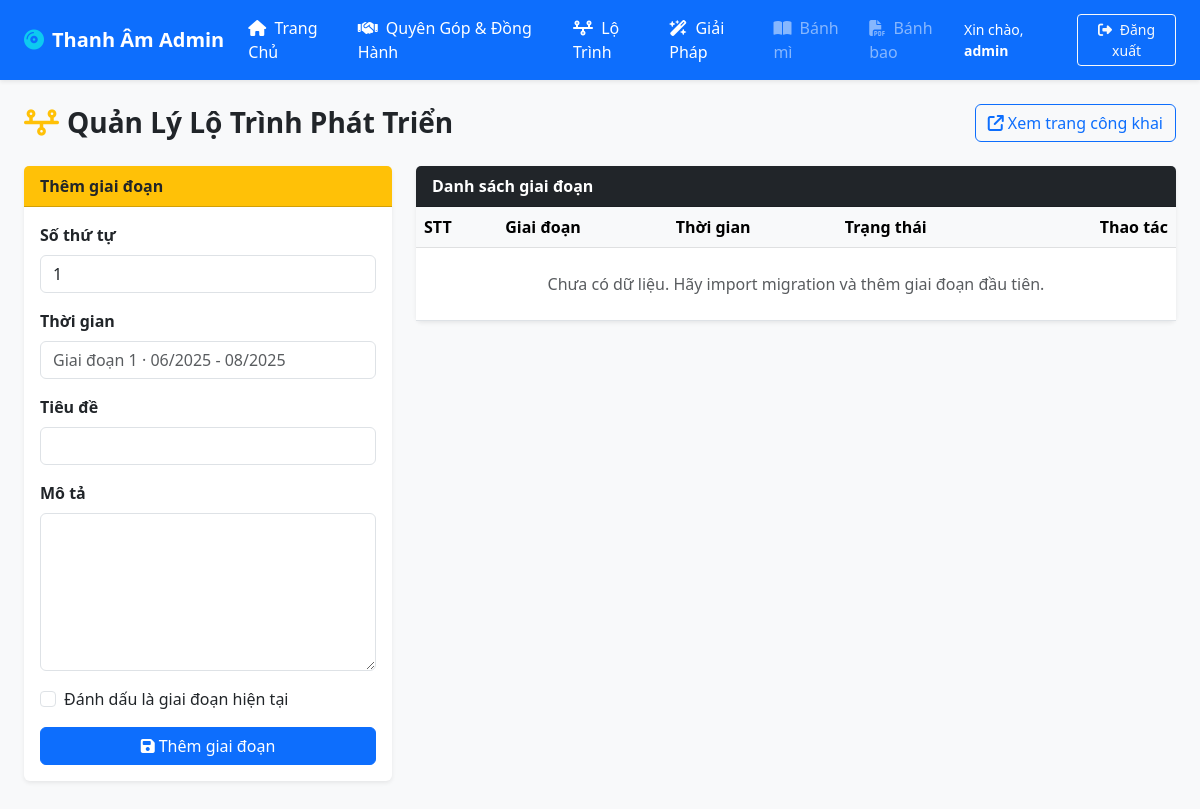
/admin/lo_trinh_phat_trien.php (signed in), run on an earlier commit of the app's database.
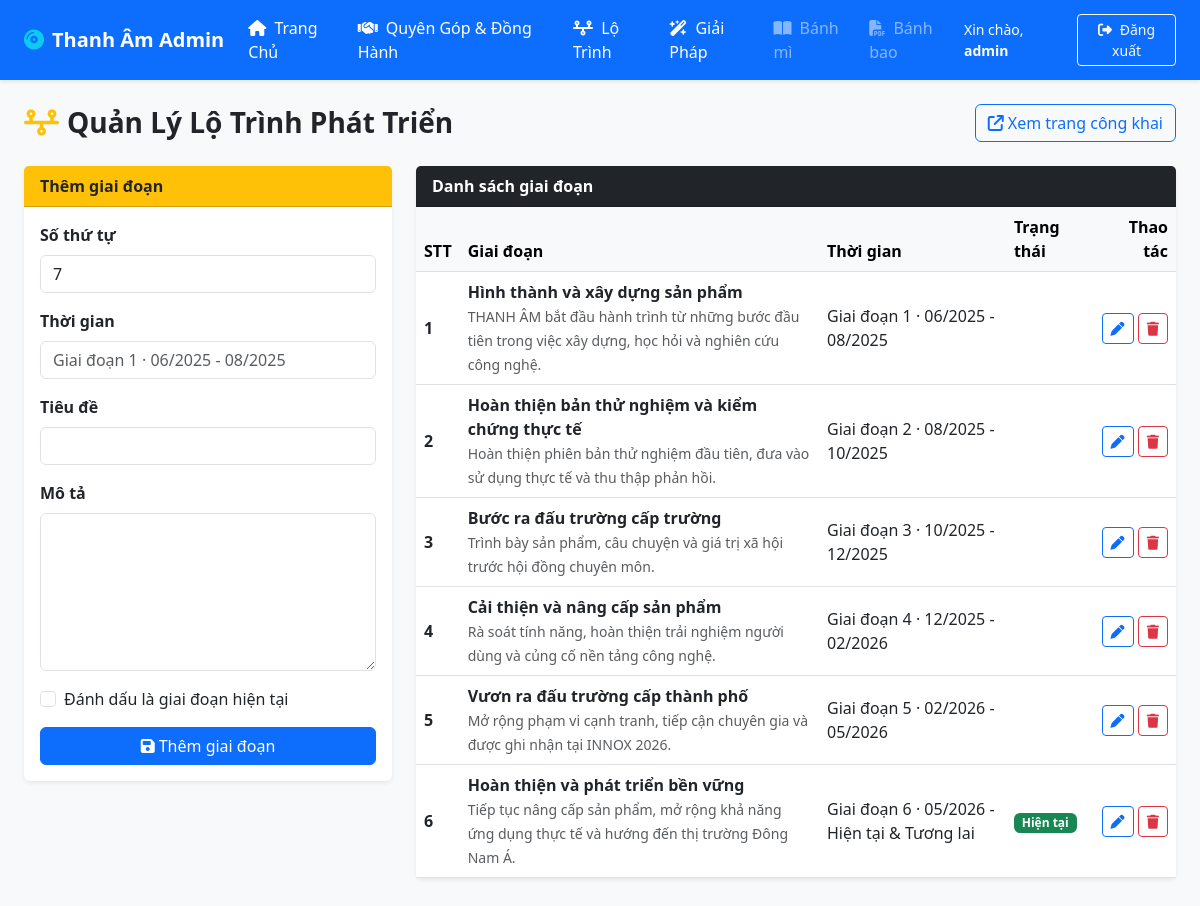
And on a later commit of the database.
### tables this page shows
CREATE TABLE IF NOT EXISTS `lo_trinh_phat_trien` (
  `id` int(11) NOT NULL AUTO_INCREMENT,
  `so_thu_tu` int(11) NOT NULL DEFAULT 1,
  `thoi_gian` varchar(100) NOT NULL,
  `tieu_de` varchar(255) NOT NULL,
  `mo_ta` text NOT NULL,
  `la_hien_tai` tinyint(1) NOT NULL DEFAULT 0,
  `ngay_tao` timestamp NOT NULL DEFAULT current_timestamp(),
  `ngay_cap_nhat` timestamp NOT NULL DEFAULT current_timestamp() ON UPDATE current_timestamp(),
  PRIMARY KEY (`id`),
  KEY `idx_lo_trinh_thu_tu` (`so_thu_tu`)
);

### admin/lo_trinh_phat_trien.php (the view, shortened to what this page needs)
<?php
require_once '../connect.php';
$edit_stage = null;
$stages = $pdo->query('SELECT * FROM lo_trinh_phat_trien ORDER BY so_thu_tu ASC, id ASC')->fetchAll(PDO::FETCH_ASSOC);
require_once 'header_admin.php';
?>
<div class="container-fluid px-4 pb-5">
    <div class="d-flex justify-content-between align-items-center mb-4 flex-wrap gap-2">
        <h1 class="h3 mb-0 text-gray-800 fw-bold"><i class="fa-solid fa-timeline me-2 text-warning"></i>Quản Lý Lộ Trình Phát Triển</h1>
        <a href="../pages/vethanham.php?tab=lichsu" target="_blank" class="btn btn-outline-primary"><i class="fa-solid fa-arrow-up-right-from-square me-1"></i>Xem trang công khai</a>
    </div>
    <div class="row g-4">
        <div class="col-lg-4">
            <div class="card shadow-sm border-0">
                <div class="card-header bg-warning fw-bold"><?= $edit_stage ? 'Sửa giai đoạn' : 'Thêm giai đoạn' ?></div>
                <div class="card-body">
                    <form method="post">
                        <div class="mb-3"><label class="form-label fw-semibold">Số thứ tự</label><input type="number" min="1" name="so_thu_tu" class="form-control" required value="<?= htmlspecialchars($edit_stage['so_thu_tu'] ?? (count($stages) + 1)) ?>"></div>
                        <div class="mb-3"><label class="form-label fw-semibold">Thời gian</label><input type="text" name="thoi_gian" class="form-control" required value="<?= htmlspecialchars($edit_stage['thoi_gian'] ?? '') ?>" placeholder="Giai đoạn 1 · 06/2025 - 08/2025"></div>
                        <div class="mb-3"><label class="form-label fw-semibold">Tiêu đề</label><input type="text" name="tieu_de" class="form-control" required value="<?= htmlspecialchars($edit_stage['tieu_de'] ?? '') ?>"></div>
                        <div class="mb-3"><label class="form-label fw-semibold">Mô tả</label><textarea name="mo_ta" class="form-control" rows="6" required><?= htmlspecialchars($edit_stage['mo_ta'] ?? '') ?></textarea></div>
                        <div class="form-check mb-3"><input type="checkbox" name="la_hien_tai" class="form-check-input" id="la_hien_tai" <?= !empty($edit_stage['la_hien_tai']) ? 'checked' : '' ?>><label class="form-check-label" for="la_hien_tai">Đánh dấu là giai đoạn hiện tại</label></div>
                        <button class="btn btn-primary w-100" type="submit"><i class="fa-solid fa-floppy-disk me-1"></i><?= $edit_stage ? 'Lưu thay đổi' : 'Thêm giai đoạn' ?></button>
                    </form>
                </div>
            </div>
        </div>
        <div class="col-lg-8">
            <div class="card shadow-sm border-0">
                <div class="card-header bg-dark text-white fw-bold">Danh sách giai đoạn</div>
                <div class="card-body p-0"><div class="table-responsive"><table class="table table-hover align-middle mb-0"><thead class="table-light"><tr><th>STT</th><th>Giai đoạn</th><th>Thời gian</th><th>Trạng thái</th><th class="text-end">Thao tác</th></tr></thead><tbody>
                <?php foreach ($stages as $stage): ?><tr><td class="fw-bold"><?= (int)$stage['so_thu_tu'] ?></td><td><div class="fw-bold"><?= htmlspecialchars($stage['tieu_de']) ?></div><small class="text-muted"><?= htmlspecialchars($stage['mo_ta']) ?></small></td><td><?= htmlspecialchars($stage['thoi_gian']) ?></td><td><?= !empty($stage['la_hien_tai']) ? '<span class="badge bg-success">Hiện tại</span>' : '' ?></td><td class="text-end text-nowrap"><a href="?edit=<?= (int)$stage['id'] ?>" class="btn btn-sm btn-outline-primary" title="Sửa"><i class="fa-solid fa-pen"></i></a> <form method="post" class="d-inline" onsubmit="return confirm('Xóa giai đoạn này?');"><input type="hidden" name="action" value="delete"><input type="hidden" name="id" value="<?= (int)$stage['id'] ?>"><button class="btn btn-sm btn-outline-danger" title="Xóa"><i class="fa-solid fa-trash"></i></button></form></td></tr><?php endforeach; ?>
                <?php if (!$stages): ?><tr><td colspan="5" class="text-center text-muted py-4">Chưa có dữ liệu. Hãy import migration và thêm giai đoạn đầu tiên.</td></tr><?php endif; ?>
                </tbody></table></div></div>
            </div>
        </div>
    </div>
</div>
</body>
</html>

### admin/header_admin.php (shortened to what this page needs)
<!DOCTYPE html>
<html lang="vi">
<head>
    <link href="https://cdn.jsdelivr.net/npm/bootstrap@5.3.0/dist/css/bootstrap.min.css" rel="stylesheet">
    <link rel="stylesheet" href="https://cdnjs.cloudflare.com/ajax/libs/font-awesome/6.4.0/css/all.min.css">
</head>
<body class="bg-light">
    <nav class="navbar navbar-expand-lg navbar-dark bg-primary shadow-sm mb-4">
        <div class="container-fluid px-4">
            <a class="navbar-brand fw-bold text-white" href="dashboard.php">
                <i class="fa-solid fa-compact-disc me-2 text-info"></i>Thanh Âm Admin
            </a>
            <div class="collapse navbar-collapse" id="adminNavbar">
                <ul class="navbar-nav me-auto mb-2 mb-lg-0">
                    <li class="nav-item">
                        <a class="nav-link text-white" href="dashboard.php"><i class="fa-solid fa-house me-1"></i> Trang
                            Chủ</a>
                    </li>
                    <li class="nav-item">
                        <a class="nav-link text-white" href="dong_hanh_admin.php"><i
                                class="fa-solid fa-handshake me-1"></i> Quyên Góp & Đồng Hành</a>
                    </li>
                    <li class="nav-item">
                        <a class="nav-link text-white" href="lo_trinh_phat_trien.php"><i class="fa-solid fa-timeline me-1"></i> Lộ Trình</a>
                    </li>
                    <li class="nav-item">
                        <a class="nav-link text-white" href="giai_phap_admin.php"><i class="fa-solid fa-wand-magic-sparkles me-1"></i> Giải Pháp</a>
                    </li>
                    <li class="nav-item">
                        <a class="nav-link text-white opacity-50" href="#"><i class="fa-solid fa-book-open me-1"></i>
                            Bánh mì </a>
                    </li>
                    <li class="nav-item">
                        <a class="nav-link text-white opacity-50" href="#"><i class="fa-solid fa-file-pdf me-1"></i>
                            Bánh bao
                        </a>
                    </li>
                </ul>
                <div class="d-flex align-items-center text-white">
                    <span class="me-3 small">
                        Xin chào, <b><?= htmlspecialchars($_SESSION['admin_username'] ?? 'Admin') ?></b>
                    </span>
                    <a href="logout.php" class="btn btn-outline-light btn-sm">
                        <i class="fa-solid fa-right-from-bracket me-1"></i> Đăng xuất
                    </a>
                </div>
            </div>
        </div>
    </nav>

What changed in the data, as far as the page shows it:
added lo_trinh_phat_trien: so_thu_tu "1", tieu_de "Hình thành và xây dựng sản phẩm", mo_ta "THANH ÂM bắt đầu hành trình từ những bước đầu tiên trong việc xây dựng, học hỏi và nghiên cứu công nghệ.", thoi_gian "Giai đoạn 1 · 06/2025 - 08/2025"
added lo_trinh_phat_trien: so_thu_tu "2", tieu_de "Hoàn thiện bản thử nghiệm và kiểm chứng thực tế", mo_ta "Hoàn thiện phiên bản thử nghiệm đầu tiên, đưa vào sử dụng thực tế và thu thập phản hồi.", thoi_gian "Giai đoạn 2 · 08/2025 - 10/2025"
added lo_trinh_phat_trien: so_thu_tu "3", tieu_de "Bước ra đấu trường cấp trường", mo_ta "Trình bày sản phẩm, câu chuyện và giá trị xã hội trước hội đồng chuyên môn.", thoi_gian "Giai đoạn 3 · 10/2025 - 12/2025"
added lo_trinh_phat_trien: so_thu_tu "4", tieu_de "Cải thiện và nâng cấp sản phẩm", mo_ta "Rà soát tính năng, hoàn thiện trải nghiệm người dùng và củng cố nền tảng công nghệ.", thoi_gian "Giai đoạn 4 · 12/2025 - 02/2026"
added lo_trinh_phat_trien: so_thu_tu "5", tieu_de "Vươn ra đấu trường cấp thành phố", mo_ta "Mở rộng phạm vi cạnh tranh, tiếp cận chuyên gia và được ghi nhận tại INNOX 2026.", thoi_gian "Giai đoạn 5 · 02/2026 - 05/2026"
added lo_trinh_phat_trien: so_thu_tu "6", tieu_de "Hoàn thiện và phát triển bền vững", mo_ta "Tiếp tục nâng cấp sản phẩm, mở rộng khả năng ứng dụng thực tế và hướng đến thị trường Đông Nam Á.", thoi_gian "Giai đoạn 6 · 05/2026 - Hiện tại & Tương lai", la_hien_tai "Hiện tại"
Also different on the page:
form field so_thu_tu: "1" → "7"
text no longer shown: "Chưa có dữ liệu. Hãy import migration và thêm giai đoạn đầu tiên."
